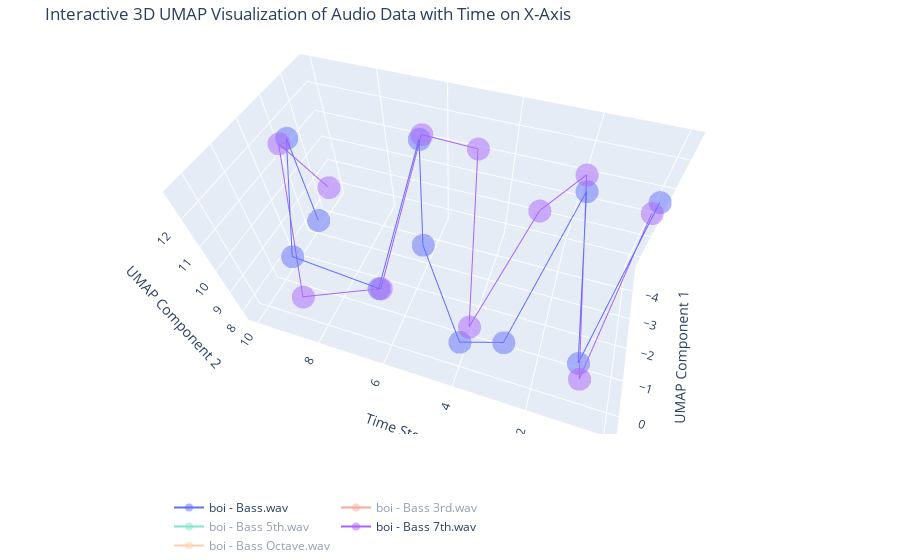

Here is the notebook cell this chart was saved with:
### Code cell
song_list = [main_bass, bass_3rd, bass_5th, bass_7th, bass_oct]

plot_umap(song_list,main_bass[1].audio_codes.shape[0]*len(song_list)-1)

### Figure 1 — Plotly figure (JSON) as saved in the notebook; plotly's stock layout.template omitted (floating-point values rounded to 4 significant figures)
{"data": [{"line": {"width": 2}, "marker": {"opacity": 0.5, "size": 8}, "mode": "markers+lines", "name": "boi - Bass.wav", "type": "scatter3d", "visible": true, "x": [0, 1, 2, 3, 4, 5, 6, 7, 8, 9, 10], "y": [-4.6, -0.7674, -2.548, -0.8116, 0.03797, -0.4088, -2.892, -1.441, 0.2292, -1.955, -3.252], "z": [10.78, 8.205, 12.53, 8.029, 9.036, 12.02, 12.65, 7.833, 11.15, 12.63, 7.872]}, {"line": {"width": 2}, "marker": {"opacity": 0.5, "size": 8}, "mode": "markers+lines", "name": "boi - Bass 3rd.wav", "type": "scatter3d", "visible": "legendonly", "x": [0, 1, 2, 3, 4, 5, 6, 7, 8, 9, 10], "y": [-4.588, -0.06328, -2.583, -3.2, 0.0006584, -0.3468, -2.996, -2.443, 0.5523, -1.624, -4.237], "z": [10.93, 8.908, 12.51, 7.803, 9.092, 11.94, 12.66, 7.488, 10.91, 12.7, 8.336]}, {"line": {"width": 2}, "marker": {"opacity": 0.5, "size": 8}, "mode": "markers+lines", "name": "boi - Bass 5th.wav", "type": "scatter3d", "visible": "legendonly", "x": [0, 1, 2, 3, 4, 5, 6, 7, 8, 9, 10], "y": [-4.754, -0.1689, -2.575, -4.707, 0.2516, -0.3618, -3.425, -1.642, 0.5388, -1.624, -4.352], "z": [9.883, 8.821, 12.49, 9.541, 11.3, 12.0, 12.71, 7.654, 10.81, 12.74, 8.692]}, {"line": {"width": 2}, "marker": {"opacity": 0.5, "size": 8}, "mode": "markers+lines", "name": "boi - Bass 7th.wav", "type": "scatter3d", "visible": true, "x": [0, 1, 2, 3, 4, 5, 6, 7, 8, 9, 10], "y": [-4.834, -0.02701, -4.513, -4.666, -0.8602, -4.642, -3.053, -1.549, 0.4281, -1.65, -4.239], "z": [10.1, 8.877, 11.24, 9.322, 8.234, 11.2, 12.66, 7.661, 9.715, 12.7, 8.482]}, {"line": {"width": 2}, "marker": {"opacity": 0.5, "size": 8}, "mode": "markers+lines", "name": "boi - Bass Octave.wav", "type": "scatter3d", "visible": "legendonly", "x": [0, 1, 2, 3, 4, 5, 6, 7, 8, 9, 10], "y": [-4.726, -0.1597, -2.658, -2.598, 0.02232, -0.198, -3.813, -1.535, 0.5768, -2.087, -3.585], "z": [10.53, 8.712, 12.53, 12.7, 8.94, 11.87, 12.55, 7.67, 11.03, 12.66, 7.962]}], "layout": {"autosize": true, "legend": {"orientation": "h", "x": 0.5, "y": -0.15}, "margin": {"b": 0, "l": 0, "r": 0, "t": 40}, "scene": {"aspectmode": "auto", "aspectratio": {"x": 1.556, "y": 0.8189, "z": 0.7848}, "camera": {"center": {"x": 0, "y": 0, "z": 0}, "eye": {"x": -0.3647, "y": 1.09, "z": 1.426}, "projection": {"type": "perspective"}, "up": {"x": 0, "y": 0, "z": 1}}, "domain": {"x": [0, 1], "y": [0, 1]}, "xaxis": {"title": {"text": "Time Step"}, "type": "linear"}, "yaxis": {"title": {"text": "UMAP Component 1"}, "type": "linear"}, "zaxis": {"title": {"text": "UMAP Component 2"}, "type": "linear"}}, "title": {"text": "Interactive 3D UMAP Visualization of Audio Data with Time on X-Axis"}}}
